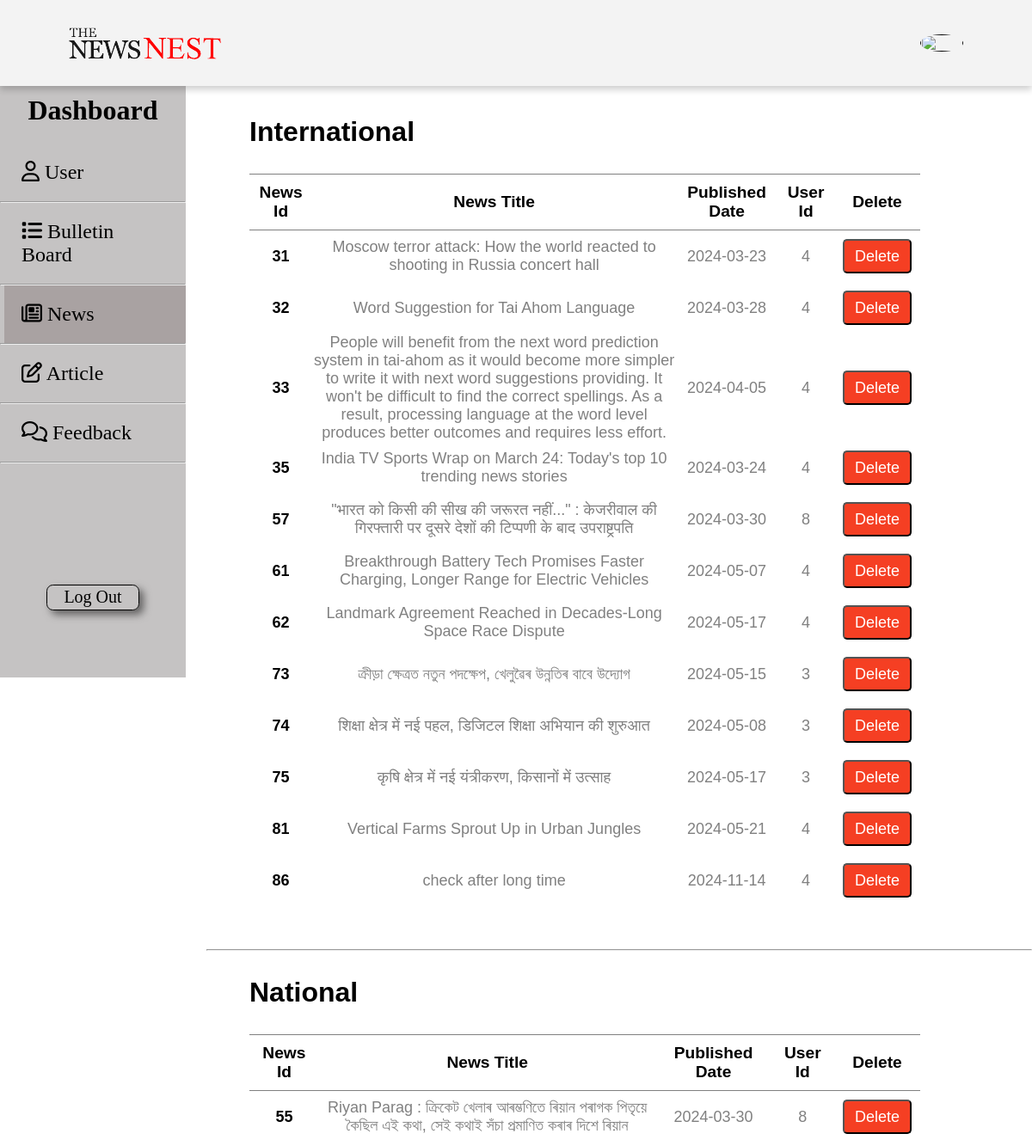
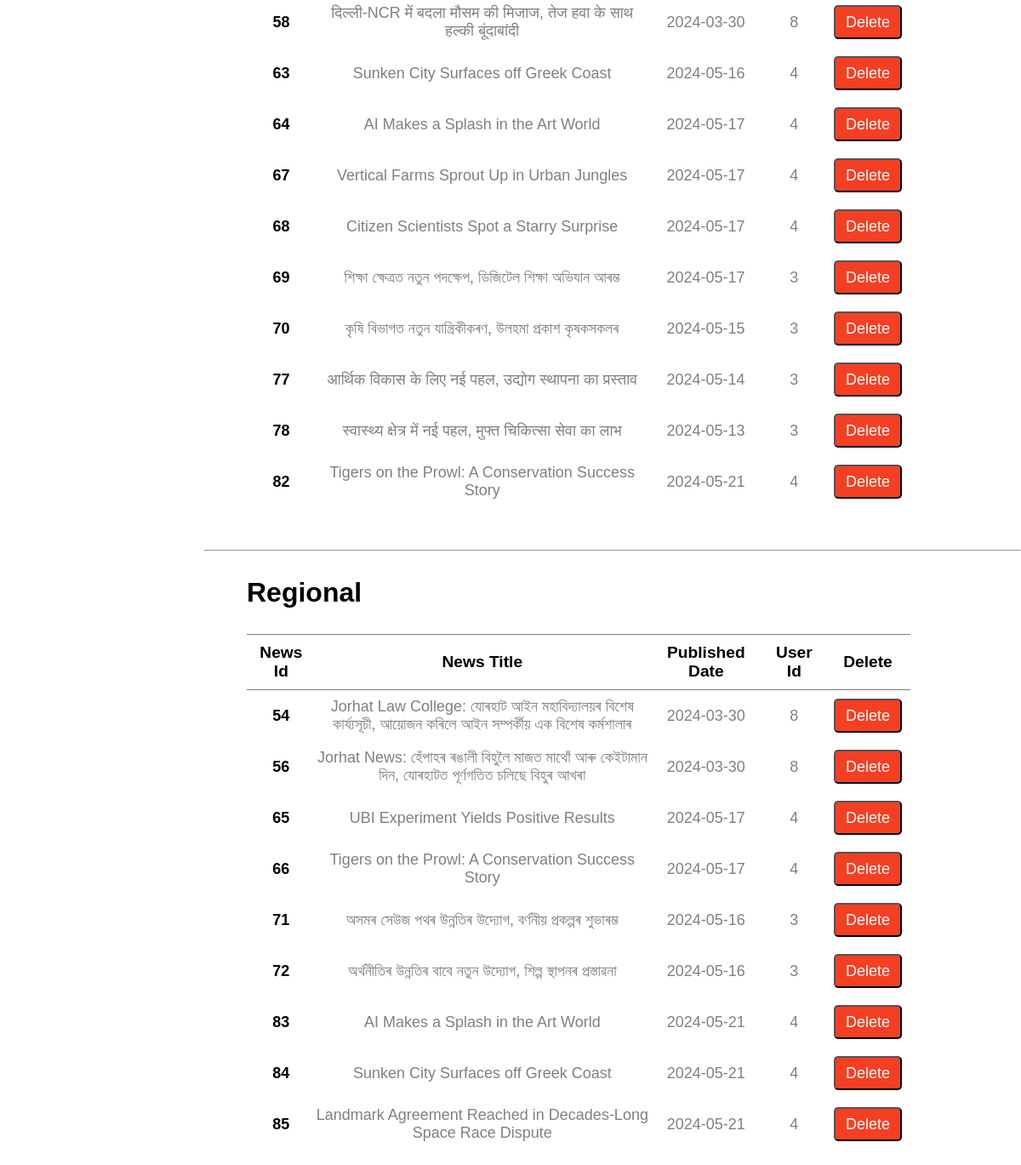
Page /admin_dashboard_news.php on the committed database (2 pictures, top to bottom).
### tables this page shows
CREATE TABLE `news` (
  `news_id` int(30) NOT NULL,
  `title` varchar(500) NOT NULL,
  `content` text NOT NULL,
  `published_date` date NOT NULL,
  `user_id2` int(30) NOT NULL,
  `language_id` int(30) NOT NULL,
  `content_type_id` int(30) NOT NULL,
  `category_id` int(30) NOT NULL,
  `image1` varchar(100) NOT NULL,
  `image2` varchar(100) NOT NULL
);

### admin_dashboard_news.php (the view, shortened to what this page needs)
<?php
include('dbconnection.php');
$img = isset($_SESSION['img']) ? $_SESSION['img'] :'';
?>
<html lang='en'>
<head>
    <link rel='stylesheet' href='Assets/style/admin_dashboard_update.css' />
</head>
<body>
    <div class='navbar'>
        <div class='flex navbar_item'>
            <a href='index.php'><img src='logo.png' alt='' /></a>
            <div class='flex'>
                <a href = "" id='profile_picture'><img src="Assets/image/<?php echo $img; ?>" alt=""></a>
            </div>
        </div>
    </div>
    <div class='flex'>
        <div class='sidebar'>
            <h2 class=''>Dashboard</h2>
            <ul class='sidebar_menu'>
                <li><a href='admin_dashboard_userView.php'><i class="fa-regular fa-user"></i> User</a></li>
                <hr />
                <li><a href="admin_dashboard_bulletinBoard.php"><i class="fa-solid fa-list"></i> Bulletin Board</a></li>
                <hr />
                <li id='select_tab'><a href=''><i class="fa-regular fa-newspaper"></i> News</a></li>
                <hr />
                <li><a href="admin_dashboard_article.php"><i class="fa-regular fa-pen-to-square"></i> Article</a></li>
                <hr />
                <li><a href="admin_dashboard_feedback.php"><i class="fa-regular fa-comments"></i> Feedback</a></li>
                <hr />
            </ul>
            <div class='logout'>
                <a href='logout.php'><button id='logout'>Log Out</button></a>
            </div>
        </div>
        <div class='content'>
            <div class='international'>
                <h1 class='' style='font-family: Arial, Helvetica, sans-serif;'>International</h1>
                <table>
                    <tr>
                        <th>News Id</th>
                        <th>News Title</th>
                        <th>Published Date</th>
                        <th>User Id</th>
                        <th>Delete</th>
                    </tr>
                    <?php
                    $stmt = $conn->prepare('SELECT * FROM news
                        INNER JOIN content_type ON news.content_type_id = content_type.content_type_id
                        WHERE content_type.content_type_name = "International"');
                    $stmt->execute();
                    $news_details = $stmt->get_result();
                    while ($row = mysqli_fetch_assoc($news_details)) {
                    ?>
                        <tr>
                            <td style='font-weight:700; color:black;'><?php echo $row['news_id'] ?></td>
                            <td><?php echo $row['title'] ?></td>
                            <td><?php echo $row['published_date'] ?></td>
                            <td><?php echo $row['user_id2'] ?></td>
                            <td>
                                <a href='javascript:void(0)'><button id="delete" class='delete_btn_ajax' id="delete">Delete</button></a>
                            </td>
                        </tr>
                    <?php
                    }
                    ?>
                </table>
            </div>
            <hr>
            <div class='national'>
                <h1 class='' style='font-family: Arial, Helvetica, sans-serif;'>National</h1>
                <table>
                    <tr>
                        <th>News Id</th>
                        <th>News Title</th>
                        <th>Published Date</th>
                        <th>User Id</th>
                        <th>Delete</th>
                    </tr>
                    <?php
                    $stmt = $conn->prepare('SELECT * FROM news
                        INNER JOIN content_type ON news.content_type_id = content_type.content_type_id
                        WHERE content_type.content_type_name = "National"');
                    $stmt->execute();
                    $news_details = $stmt->get_result();
                    while ($row = mysqli_fetch_assoc($news_details)) {
                    ?>
                        <tr>
                            <td style='font-weight:700; color:black;'><?php echo $row['news_id'] ?></td>
                            <td><?php echo $row['title'] ?></td>
                            <td><?php echo $row['published_date'] ?></td>
                            <td><?php echo $row['user_id2'] ?></td>
                            <td>
                                <a href='javascript:void(0)'><button id="delete" class='delete_btn_ajax' id="delete">Delete</button></a>
                            </td>
                        </tr>
                    <?php
                    }
                    ?>
                </table>
            </div>
            <hr>
            <div class='regional'>
                <h1 class='' style='font-family: Arial, Helvetica, sans-serif;'>Regional</h1>
                <table>
                    <tr>
                        <th>News Id</th>
                        <th>News Title</th>
                        <th>Published Date</th>
                        <th>User Id</th>
                        <th>Delete</th>
                    </tr>
                    <?php
                    $stmt = $conn->prepare('SELECT * FROM news
                        INNER JOIN content_type ON news.content_type_id = content_type.content_type_id
                        WHERE content_type.content_type_name = "Regional"');
                    $stmt->execute();
                    $news_details = $stmt->get_result();
                    while ($row = mysqli_fetch_assoc($news_details)) {
                    ?>
                        <tr>
                            <td style='font-weight:700; color:black;'><?php echo $row['news_id'] ?></td>
                            <td><?php echo $row['title'] ?></td>
                            <td><?php echo $row['published_date'] ?></td>
                            <td><?php echo $row['user_id2'] ?></td>
                            <td>
                                <a href='javascript:void(0)'><button id="delete" class='delete_btn_ajax' id="delete">Delete</button></a>
                            </td>
                        </tr>
                    <?php
                    }
                    ?>
                </table>
            </div>
        </div>
    </div>
</body>
</html>

### Assets/style/admin_dashboard_update.css (style rules this page uses)
* { margin: 0; padding: 0; box-sizing: border-box; font-family: "Times New Roman", Times, serif; }
body { min-height: 100vh; }
a { text-decoration: none; color: #000000; }
li { list-style: none; }
.flex { display: flex; justify-content: space-between; align-items: center; }
#select_tab { background-color: #a9a2a2; }
.navbar { width: 100vw; height: 100px; padding: 0 80px; background: #f2f2f2dd; position: fixed; top: 0; right: 0; box-shadow: 0 4px 8px 0 rgba(0, 0, 0, 0.2); z-index: 1; }
.navbar .navbar_item { height: 100%; }
#profile_picture { width: 50px; }
#profile_picture img { width: 100%; height: 100%; border-radius: 50%; }
.sidebar { position: fixed; width: 18vw; height: 86vh; top: 100px; align-items: center; display: flex; flex-direction: column; background: #bcbabadd; }
.sidebar h2 { margin: 10px; font-size: 2rem; }
.sidebar_menu { width: 100%; height: 60%; margin-top: 10px; }
.sidebar_menu li { text-align: start; font-size: 1.5rem; font-weight: 90; padding: 20px; margin-left: 5px; }
.logout { margin-top: 100px; width: 50%; height: 30px; }
#logout { width: 100%; height: 100%; border: #000000 solid 1px; border-radius: 7.5px; font-size: 20px; box-shadow: 5px 5px 10px rgba(0, 0, 0, 0.5); background: transparent; }
.content { width: 80.8vw; height: auto; margin-left: 20vw; margin-top: 100px; padding-bottom: 45px; padding-top: 5px; }

### admin_dashboard_news.php (style rules this page uses)
.international, .regional { padding-left: 50px; padding-top: 30px; padding-bottom: 50px; }
.national { padding-left: 50px; padding-top: 30px; padding-bottom: 50px; }
hr { color: black; height: 2px; }
table { width: 65vw; border-collapse: collapse; }
th { border-top: 1px solid grey; border-bottom: 1px solid grey; padding: 10px; border-collapse: collapse; font-size: larger; font-weight: 900; font-family: Arial, Helvetica, sans-serif; }
td { text-align: center; border-collapse: collapse; font-size: large; font-family: Arial, Helvetica, sans-serif; color: grey; }
#delete { background-color: rgb(245, 63, 35); width: 80px; height: 40px; border-radius: 5px; font-size: large; margin: 10px; cursor: pointer; color: White; font-family: Arial, Helvetica, sans-serif; }
table { margin-top: 30px; }

### rows in the picture
news: news_id "31", title "Moscow terror attack: How the world reacted to shooting in Russia concert hall", published_date "2024-03-23", user_id2 "4"
news: news_id "32", title "Word Suggestion for Tai Ahom Language", published_date "2024-03-28", user_id2 "4"
news: news_id "33", title "People will benefit from the next word prediction system in tai-ahom as it would become more simpler to write it with next word suggestions providing. It won't be difficult to find the correct spellings. As a result, processing language at the word level produces better outcomes and requires less effort.", published_date "2024-04-05", user_id2 "4"
news: news_id "35", title "India TV Sports Wrap on March 24: Today's top 10 trending news stories", published_date "2024-03-24", user_id2 "4"
news: news_id "57", title "\"भारत को किसी की सीख की जरूरत नहीं...\" : केजरीवाल की गिरफ्तारी पर दूसरे देशों की टिप्पणी के बाद उपराष्ट्रपति", published_date "2024-03-30", user_id2 "8"
news: news_id "61", title "Breakthrough Battery Tech Promises Faster Charging, Longer Range for Electric Vehicles", published_date "2024-05-07", user_id2 "4"
news: news_id "62", title "Landmark Agreement Reached in Decades-Long Space Race Dispute", published_date "2024-05-17", user_id2 "4"
news: news_id "73", title "ক্ৰীড়া ক্ষেত্ৰত নতুন পদক্ষেপ, খেলুৱৈৰ উন্নতিৰ বাবে উদ্যোগ", published_date "2024-05-15", user_id2 "3"
news: news_id "74", title "शिक्षा क्षेत्र में नई पहल, डिजिटल शिक्षा अभियान की शुरुआत", published_date "2024-05-08", user_id2 "3"
news: news_id "75", title "कृषि क्षेत्र में नई यंत्रीकरण, किसानों में उत्साह", published_date "2024-05-17", user_id2 "3"
news: news_id "81", title "Vertical Farms Sprout Up in Urban Jungles", published_date "2024-05-21", user_id2 "4"
news: news_id "86", title "check after long time", published_date "2024-11-14", user_id2 "4"
news: news_id "55", title "Riyan Parag : ক্ৰিকেট খেলাৰ আৰম্ভণিতে ৰিয়ান পৰাগক পিতৃয়ে কৈছিল এই কথা, সেই কথাই সঁচা প্ৰমাণিত কৰাৰ দিশে ৰিয়ান", published_date "2024-03-30", user_id2 "8"
news: news_id "58", title "दिल्ली-NCR में बदला मौसम की मिजाज, तेज हवा के साथ हल्की बूंदाबांदी", published_date "2024-03-30", user_id2 "8"
news: news_id "63", title "Sunken City Surfaces off Greek Coast", published_date "2024-05-16", user_id2 "4"
news: news_id "64", title "AI Makes a Splash in the Art World", published_date "2024-05-17", user_id2 "4"
news: news_id "67", title "Vertical Farms Sprout Up in Urban Jungles", published_date "2024-05-17", user_id2 "4"
news: news_id "68", title "Citizen Scientists Spot a Starry Surprise", published_date "2024-05-17", user_id2 "4"
news: news_id "69", title "শিক্ষা ক্ষেত্ৰত নতুন পদক্ষেপ, ডিজিটেল শিক্ষা অভিযান আৰম্ভ", published_date "2024-05-17", user_id2 "3"
news: news_id "70", title "কৃষি বিভাগত নতুন যান্ত্ৰিকীকৰণ, উলহমা প্ৰকাশ কৃষকসকলৰ", published_date "2024-05-15", user_id2 "3"
news: news_id "77", title "आर्थिक विकास के लिए नई पहल, उद्योग स्थापना का प्रस्ताव", published_date "2024-05-14", user_id2 "3"
news: news_id "78", title "स्वास्थ्य क्षेत्र में नई पहल, मुफ्त चिकित्सा सेवा का लाभ", published_date "2024-05-13", user_id2 "3"
news: news_id "82", title "Tigers on the Prowl: A Conservation Success Story", published_date "2024-05-21", user_id2 "4"
news: news_id "54", title "Jorhat Law College: যোৰহাট আইন মহাবিদ্যালয়ৰ বিশেষ কাৰ্য্যসূচী, আয়োজন কৰিলে আইন সম্পৰ্কীয় এক বিশেষ কৰ্মশালাৰ", published_date "2024-03-30", user_id2 "8"
news: news_id "56", title "Jorhat News: হেঁপাহৰ ৰঙালী বিহুলৈ মাজত মাথোঁ আৰু কেইটামান দিন, যোৰহাটত পূৰ্ণগতিত চলিছে বিহুৰ আখৰা", published_date "2024-03-30", user_id2 "8"
news: news_id "65", title "UBI Experiment Yields Positive Results", published_date "2024-05-17", user_id2 "4"
news: news_id "66", title "Tigers on the Prowl: A Conservation Success Story", published_date "2024-05-17", user_id2 "4"
news: news_id "71", title "অসমৰ সেউজ পথৰ উন্নতিৰ উদ্যোগ, বৰ্ণনীয় প্ৰকল্পৰ শুভাৰম্ভ", published_date "2024-05-16", user_id2 "3"
news: news_id "72", title "অৰ্থনীতিৰ উন্নতিৰ বাবে নতুন উদ্যোগ, শিল্প স্থাপনৰ প্ৰস্তাৱনা", published_date "2024-05-16", user_id2 "3"
news: news_id "83", title "AI Makes a Splash in the Art World", published_date "2024-05-21", user_id2 "4"
news: news_id "84", title "Sunken City Surfaces off Greek Coast", published_date "2024-05-21", user_id2 "4"
news: news_id "85", title "Landmark Agreement Reached in Decades-Long Space Race Dispute", published_date "2024-05-21", user_id2 "4"
